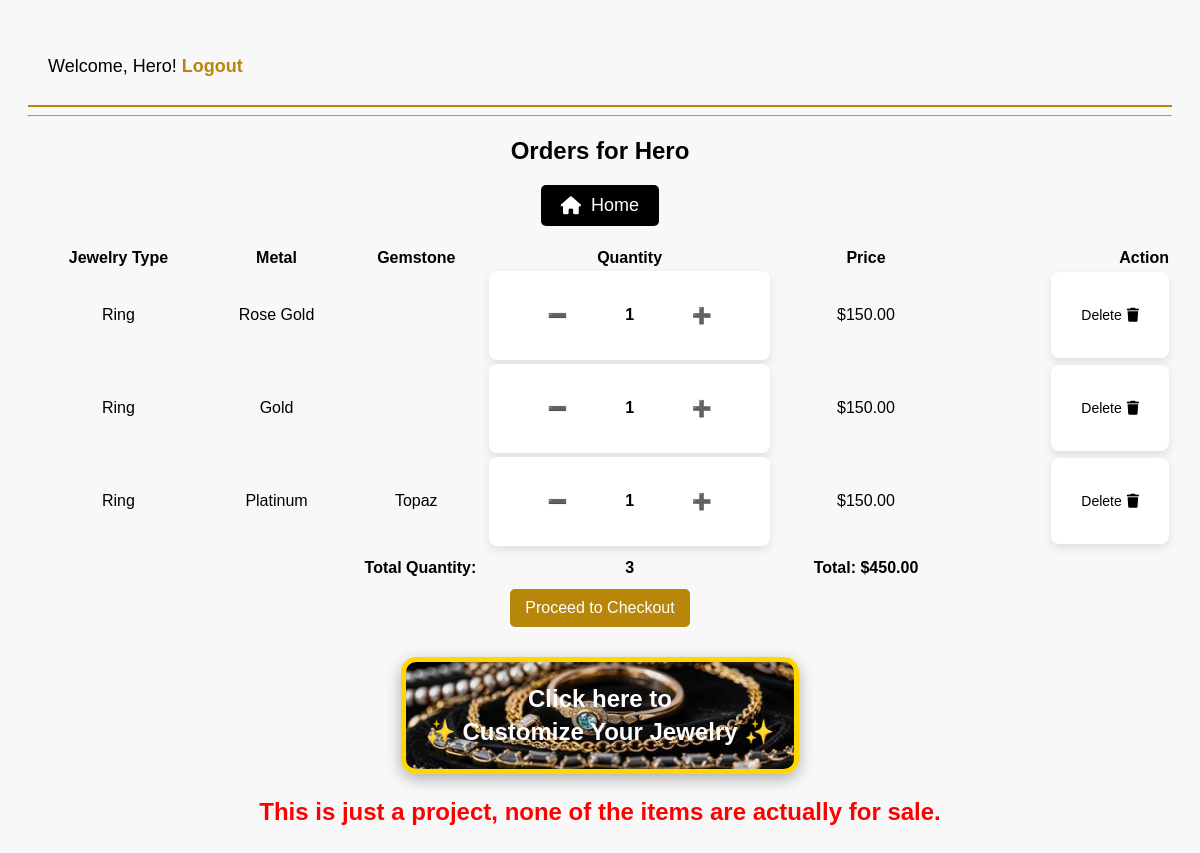
Page /orders (signed in) on the committed database.
### tables this page shows
CREATE TABLE orders (
            id INTEGER PRIMARY KEY AUTOINCREMENT,
            jewelry_type TEXT,
            metal TEXT,
            gemstone TEXT
        , user_id INTEGER, quantity INTEGER DEFAULT 1, price REAL DEFAULT 0.0, status TEXT DEFAULT 'Processing');

### app.py (the view)
@app.route('/orders')
def view_orders():
    if 'user' not in session:
        return redirect(url_for('login'))
    user = session['user']
    conn = sqlite3.connect('jewelry_store.db')
    c = conn.cursor()
    c.execute('''
        SELECT id, jewelry_type, metal, gemstone, quantity, price, status
        FROM orders
        WHERE user_id = (SELECT id FROM users WHERE username = ?)
    ''', (user,))
    orders = c.fetchall()
    c.execute("SELECT SUM(quantity) FROM orders WHERE user_id = (SELECT id FROM users WHERE username = ?)", (user,))
    total_quantity = c.fetchone()[0] or 0
    c.execute("SELECT SUM(quantity * price) FROM orders WHERE user_id = (SELECT id FROM users WHERE username = ?)", (user,))
    total_price = c.fetchone()[0] or 0.0
    conn.close()
    return render_template(
        'orders.html',
        user=user,
        orders=orders,
        total_quantity=total_quantity,
        total_price=total_price
    )

### templates/orders.html (shortened to what this page needs)
<!DOCTYPE html>
<html lang="en">
<head>
    <link rel="stylesheet" type="text/css" href="{{ url_for('static', filename='styles.css') }}">
    <link rel="stylesheet" href="https://cdnjs.cloudflare.com/ajax/libs/font-awesome/6.0.0/css/all.min.css">
</head>
<body>
    <nav>
        {% if session.get('user') %}
            <p>Welcome, {{ session['user'] }}! <a href="{{ url_for('logout') }}">Logout</a></p>
        {% else %}
            <a href="{{ url_for('login') }}">Login</a> | <a href="{{ url_for('register') }}">Register</a>
        {% endif %}
    </nav>
    <hr>
    <h2>Orders for {{ user }}</h2>
<div style="text-align: center; margin-bottom: 20px;">
    <a href="{{ url_for('home') }}" style="text-decoration: none;">
        <button style="background-color: black; color: white; font-size: 18px; padding: 10px 20px;
                       border: none; border-radius: 5px; cursor: pointer; display: flex; align-items: center; gap: 10px;">
            <i class="fa-solid fa-home"></i> Home
        </button>
    </a>
</div>
    <table style="width: 100%;">
        <tr>
            <th>Jewelry Type</th>
            <th>Metal</th>
            <th>Gemstone</th>
            <th>Quantity</th>
            <th>Price</th>
            <th style="text-align: right;">Action</th>
        </tr>
        {% for order in orders %}
        <tr>
            <td>{{ order[1] }}</td>
            <td>{{ order[2] }}</td>
            <td>{{ order[3] }}</td>
            <td style="text-align: center;">
                <form action="{{ url_for('update_quantity', order_id=order[0]) }}" method="POST"
                    style="display: flex; align-items: center; gap: 8px; justify-content: center;">
                    <button type="submit" name="action" value="decrease"
                        style="border: none; background: white; color: black; font-size: 16px; padding: 5px 8px;
                        border-radius: 5px; cursor: pointer;">
                        ➖
                    </button>
                    <div style="width: 32px; height: 32px; display: flex; align-items: center; justify-content: center;
                        font-size: 16px; font-weight: bold; background: white; color: black;">
                        {{ order[4] }}
                    </div>
                    <button type="submit" name="action" value="increase"
                        style="border: none; background: white; color: black; font-size: 16px; padding: 5px 8px;
                        border-radius: 5px; cursor: pointer;">
                        ➕
                    </button>
                </form>
            </td>
            <td>${{ '%.2f' | format(order[5] * order[4]) }}</td>
            <td style="text-align: right;">
                <form action="{{ url_for('remove_order', order_id=order[0]) }}" method="POST">
                    <button type="submit" class="delete-button"
                        style="border: none; background: white; color: black; font-size: 14px; padding: 5px 10px;
                        cursor: pointer; display: flex; align-items: center; gap: 5px;">
                        <span style="font-size: 14px;">Delete</span>
                        <i class="fa-solid fa-trash" style="color: black; font-size: 14px;"></i>
                    </button>
                </form>
            </td>
        </tr>
        {% endfor %}
        <tr>
            <td colspan="3" style="font-weight: bold; text-align: right; padding: 10px;">Total Quantity:</td>
            <td style="text-align: center; font-weight: bold;">
                {{ total_quantity }}
            </td>
            <td style="font-weight: bold;">Total: ${{ '%.2f' | format(total_price) }}</td>
            <td></td>
        </tr>
    </table>
    <a href="{{ url_for('checkout') }}" class="guest-button">Proceed to Checkout</a>
    <br>
<div style="text-align: center; margin-top: 30px;">
    <a href="{{ url_for('customize') }}" style="text-decoration: none;">
        <div style="
            display: inline-block;
            padding: 20px;
            font-size: 24px;
            font-weight: bold;
            color: white;
            border: 5px solid gold;
            border-radius: 15px;
            background-image: url('{{ url_for('static', filename='images/jewelry-bg.jpg') }}');
            background-size: cover;
            background-position: center;
            box-shadow: 0px 5px 15px rgba(0, 0, 0, 0.3);
            line-height: 1.4;
        ">
            <div>Click here to</div>
            <div>✨ Customize Your Jewelry ✨</div>
        </div>
    </a>
</div>
<div style="text-align: center; margin-top: 20px;">
    <p style="font-size: 24px; font-weight: bold; color: red;">
        This is just a project, none of the items are actually for sale.
    </p>
</div>
</body>
</html>

### static/styles.css (style rules this page uses)
body { font-family: Arial, sans-serif; background-color: #f8f8f8; text-align: center; padding: 20px; }
p { font-size: 18px; }
form { background: white; padding: 20px; border-radius: 8px; box-shadow: 0px 4px 10px rgba(0, 0, 0, 0.1); display: inline-block; text-align: left; }
label, select, button { display: block; margin: 10px auto; font-size: 16px; }
button { background-color: #b8860b; color: white; padding: 10px; border: none; cursor: pointer; }
nav { display: flex; justify-content: space-between; align-items: center; padding: 10px 20px; background-color: #f8f8f8; border-bottom: 2px solid #b8860b; }
nav a { font-size: 18px; font-weight: bold; text-decoration: none; color: #b8860b; transition: color 0.3s; }
.guest-button { display: inline-block; background-color: #b8860b; color: white; padding: 10px 15px; text-decoration: none; font-size: 16px; border-radius: 5px; transition: background-color 0.3s; }
.delete-button { display: flex; align-items: center; gap: 5px; font-size: 14px; color: red; }

### rows in the picture
orders: jewelry_type "Ring", metal "Rose Gold", quantity "1", order[5]*order[4] "150.00"
orders: jewelry_type "Ring", metal "Gold", quantity "1", order[5]*order[4] "150.00"
orders: jewelry_type "Ring", metal "Platinum", gemstone "Topaz", quantity "1", order[5]*order[4] "150.00"

### other values in the picture
{{ session['user'] }} "Hero"
{{ user }} "Hero"
{{ total_quantity }} "3"
{{ '%.2f' | format(total_price) }} "450.00"
